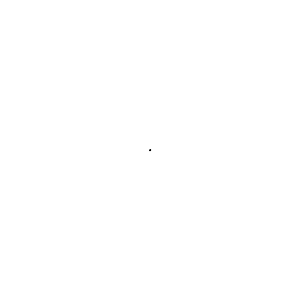
Frame 1 (no input)
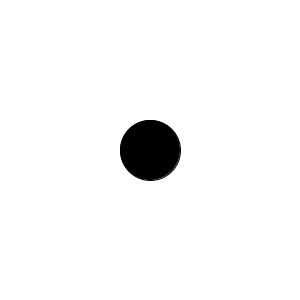
Frame 60 (the mouse pressed at the canvas centre just before this capture)
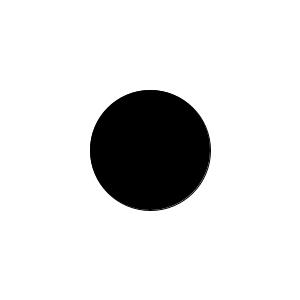
Frame 120 (the mouse held since frame 60 and released just before this capture)

The Processing sketch that drew these frames (run headless with seeded random() and noise(); from frame 60 on, the mouse is pressed at the canvas centre):

// Processing sketch: two
// ── two.pde
void setup() {
    size(300, 300);
    
    fill(0, 0, 0);
    
}
int x = 0;

void draw() {
    background(255, 255, 255);
  if (x > 290){
        x = 100;
  }else{
        x += 1;
  }
    
    circle(150,150,x);
    
    
}
